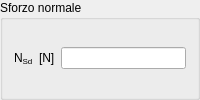
                   <widget class="QGroupBox" name="NSdGBox">
                    <property name="title">
                     <string>Sforzo normale</string>
                    </property>
                    <layout class="QGridLayout" name="gridLayout_18">
                     <item row="0" column="2">
                      <widget class="QLineEditValue" name="NSdLEdit"/>
                     </item>
                     <item row="0" column="1">
                      <widget class="QLabelUnitMeasure" name="NSdUMLabel">
                       <property name="text">
                        <string>&lt;!DOCTYPE HTML PUBLIC &quot;-//W3C//DTD HTML 4.0//EN&quot; &quot;http://www.w3.org/TR/REC-html40/strict.dtd&quot;&gt;
&lt;html&gt;&lt;head&gt;&lt;meta name=&quot;qrichtext&quot; content=&quot;1&quot; /&gt;&lt;/head&gt;
&lt;body&gt;
[N]
&lt;/body&gt;&lt;/html&gt;</string>
                       </property>
                      </widget>
                     </item>
                     <item row="0" column="0">
                      <widget class="QLabelRichName" name="NSdLabel">
                       <property name="text">
                        <string>&lt;!DOCTYPE HTML PUBLIC &quot;-//W3C//DTD HTML 4.0//EN&quot; &quot;http://www.w3.org/TR/REC-html40/strict.dtd&quot;&gt;
&lt;html&gt;&lt;head&gt;&lt;meta name=&quot;qrichtext&quot; content=&quot;1&quot; /&gt;&lt;/head&gt;
&lt;body&gt;
N&lt;span style=&quot; vertical-align:sub;&quot;&gt;Sd&lt;/span&gt;
&lt;/body&gt;&lt;/html&gt;</string>
                       </property>
                      </widget>
                     </item>
                    </layout>
                   </widget>
